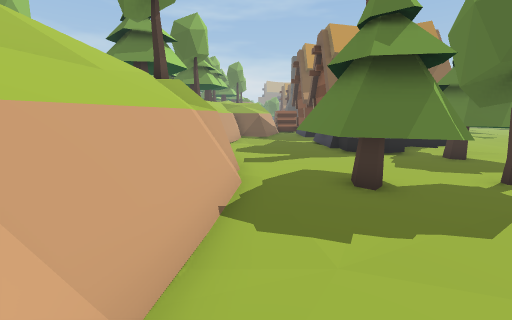
View 1 (above)

20 first-person views from a walk through a scene from a Unity 3-D project. The camera is 1.5 m above the floor, tilts 10° down and sees 90° across. The floor is counted in squares, 1 m on a side. Each view is taken from the middle of a square. On the plan, view 1 faces up. The plan holds only what a view shows up to about 13 squares ahead; the rest is blank. The place goes on beyond the plan.

View 2
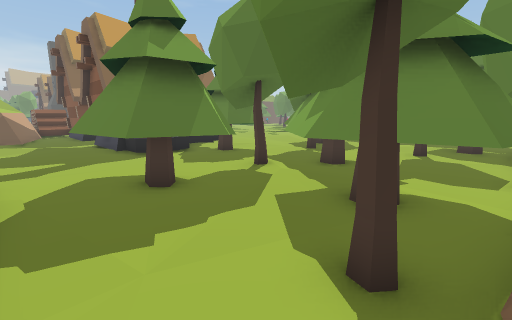

View 3
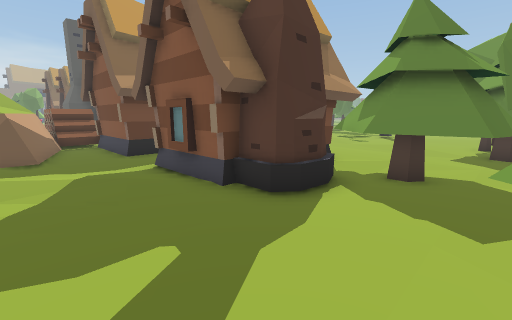

View 4
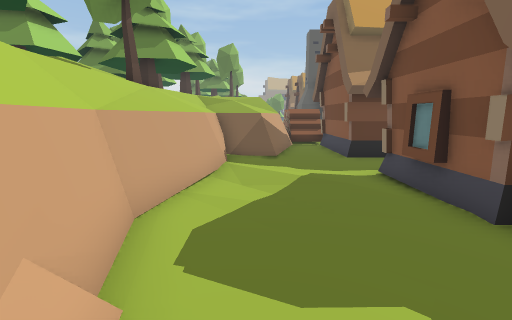

View 5
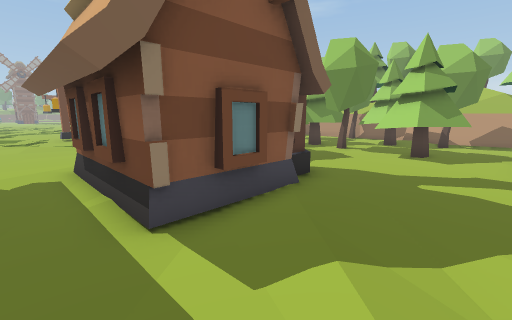

View 6
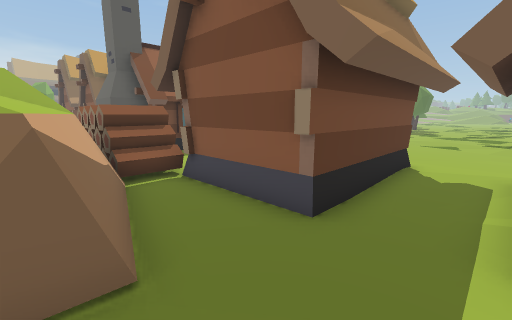

View 7
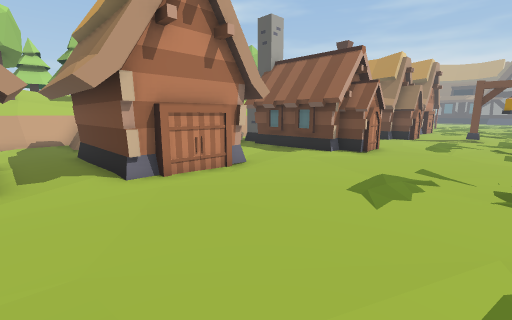

View 8
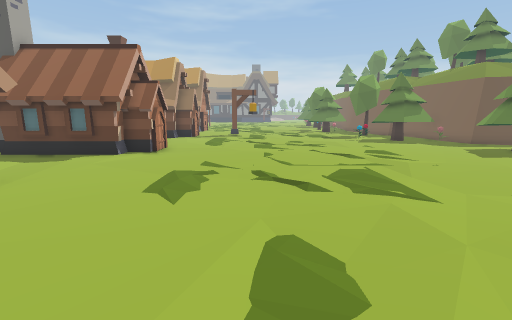

View 9
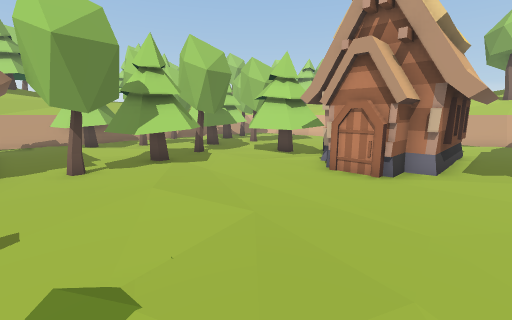

View 10
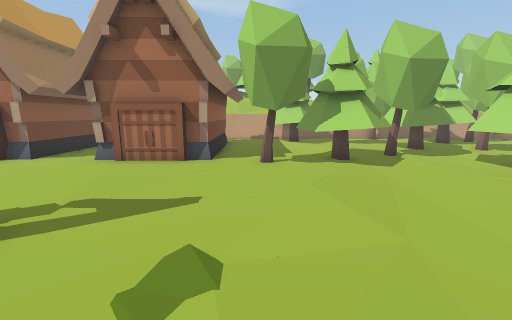

View 11
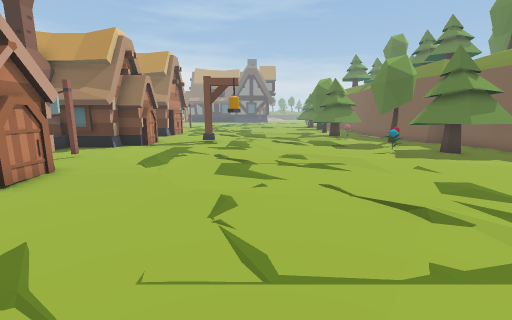

View 12
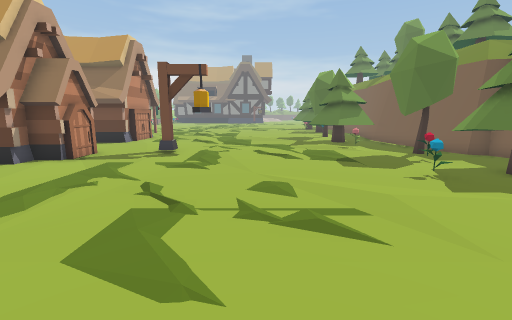

View 13
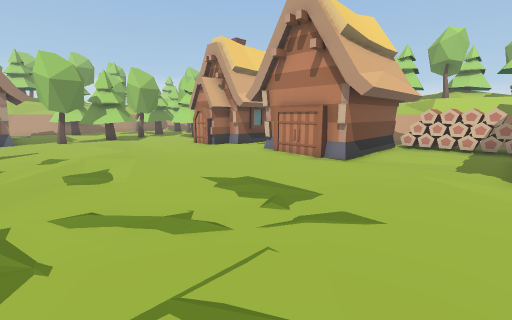

View 14
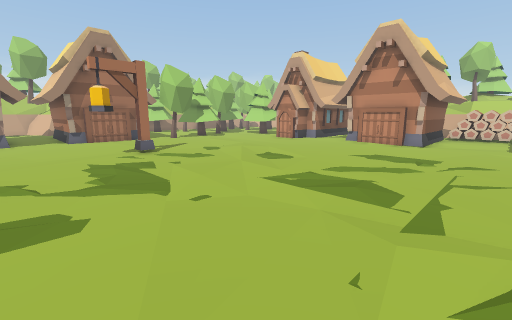

View 15
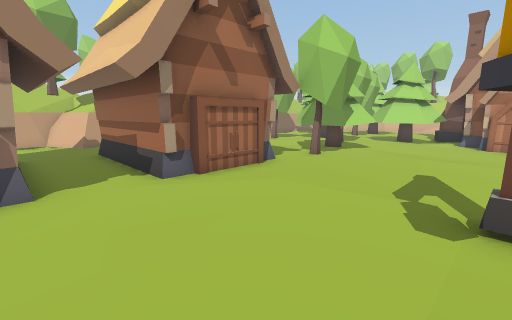

View 16
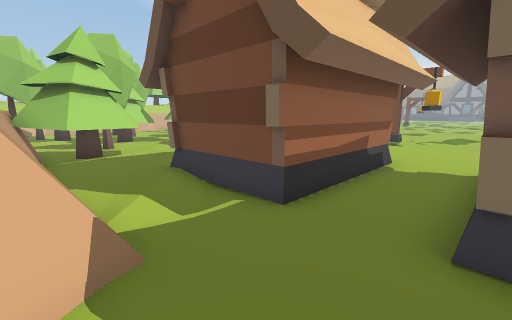

View 17
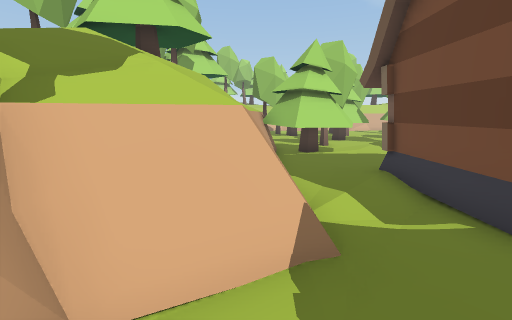

View 18
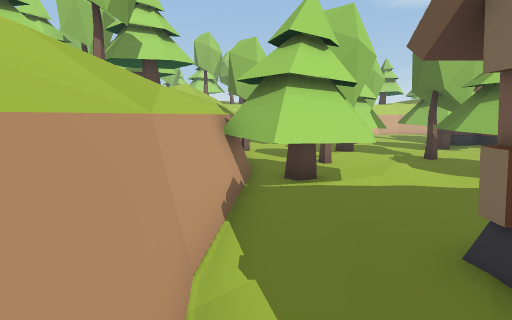

View 19
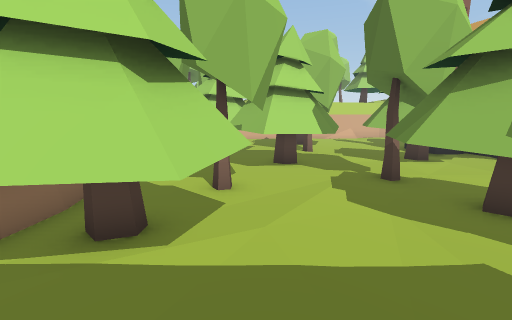

View 20
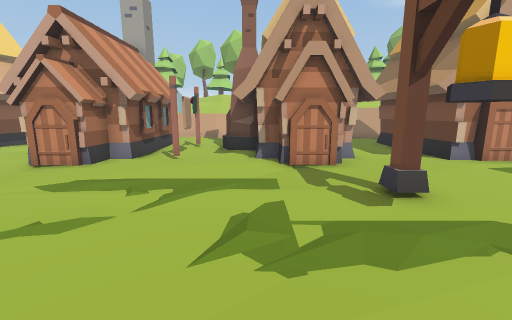

### Floor plan
Key: @ floor where view 1 was taken; # wall or solid block; x gap in a wall; . main floor; : floor 0.25 m higher than the main floor; + floor 1.75 m higher than the main floor; * floor 2 m higher than the main floor; % floor 2.25 m higher than the main floor; & floor 2.5 m higher than the main floor; $ floor 2.75 m higher than the main floor; / step, stairs or slope; = window, fence, low wall or low ledge; v drop or lower ground; T tree; H house; F flower; O other object.
Columns run from 4 left of view 1 to 23 right of it. Each row starts with its distance up from view 1.
 38            .............. ..
 37            ...............O.
 36              #O..#.#.......
 35              ##............O
 34              ##............O
 33           OO##.............T
 32           OO..............FT
 31          ..................T
 30          .####..............
 29          HHHHH..............
 28        HHH   HH.............
 27        HHH   HH.............
 26        HHH   HH.............
 25      #OO..H.H...............
 24      #vO....................
 23      vvO....................
 22       vO....................
 21   &%*=xO#####...............
 20 TT%%+=.O    #O..............
 19 TT++#=.O    #O..............
 18 TT v#=.O    #O..............
 17  %##...O#####...............
 16 OO##........................
 15 OO#=....OOOOO......:........
 14  %#//..O#   #O..............
 13 T%#...:O#   ##.........O#...
 12 TT#....O#   #O..............
 11 TT#.....OOOOO...............
 10 T #.....OOTTT...............
  9   #=......TTT...T...........
  8  O #......TTT..TTTOO..OO....
  7  &%#..TT..TT..OTTT...O  #..O
  6  &*=.TTT.O T..OTTT...#  #..#
  5  &*=.TTT OTTTT..T....#  #..#
  4  %*=.TTTT.TTTT.......#  #..#
  3    =..TTTT  TT  .T...#  #..#
  2    =...TTTT T.O TTT..OOOO..O
  1    =..OTTT .... TTT..../....
  0     @.=TTT OO #=TTT.....=..
 -1     ===   v#O===  ===#x=#=..
 -2     **    %%%***%**T%***#=.
 -3           &TTT    TTT$&%+O=
 -4          O TTT    TTTT$&***
 -5         OOOTTT    TTT

Where each view was taken, in squares from view 1:
view 1: 0 up, 0 right, facing up
view 2: 0 up, 0 right, facing up-right
view 3: 7 up, 0 right, facing up-right
view 4: 8 up, 0 right, facing up
view 5: 16 up, 0 right, facing down-right
view 6: 15 up, 0 right, facing up-right
view 7: 15 up, 15 right, facing up-left
view 8: 15 up, 15 right, facing up
view 9: 16 up, 16 right, facing down-left
view 10: 16 up, 15 right, facing down
view 11: 21 up, 16 right, facing up
view 12: 25 up, 17 right, facing up
view 13: 25 up, 17 right, facing down-left
view 14: 24 up, 23 right, facing down-left
view 15: 13 up, 23 right, facing down-left
view 16: 1 down, 23 right, facing up-left
view 17: 1 down, 23 right, facing left
view 18: 0 up, 19 right, facing left
view 19: 3 up, 16 right, facing left
view 20: 33 up, 18 right, facing left
